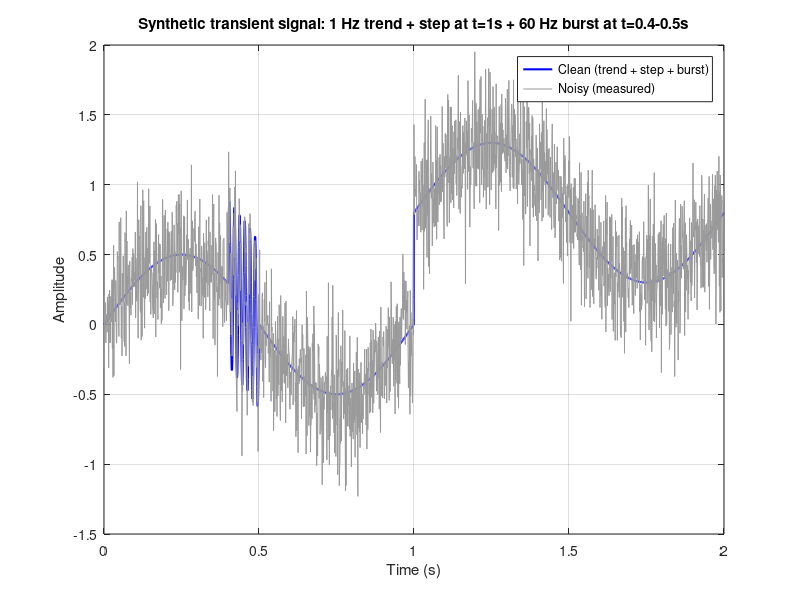

MATLAB code to generate this figure: (Note: this script raises an error after producing the figure.)
%% Wavelet Toolbox Demo: Time-Frequency Analysis and Denoising of a Transient Signal
% A synthetic test signal combines three features that are hard to
% analyze all at once with classical tools: a slow background trend, a
% short high-frequency burst, and a sharp step discontinuity - all
% buried in noise. The demo shows:
%   1. Why a plain FFT cannot tell you *when* something happens, only
%      *what* frequencies are present.
%   2. How the continuous wavelet transform (CWT) scalogram localizes
%      the burst and the step in both time and frequency at once.
%   3. How multiresolution decomposition (wavedec/wrcoef) isolates the
%      burst into a single detail level.
%   4. How wavelet-based denoising (wdenoise) preserves the transient
%      burst far better than a simple moving-average filter, because it
%      can distinguish "genuine but brief" high-frequency content from
%      noise, while a moving average can only distinguish frequencies.

clear;
close all;
rng(0);

%% Step 1: Build a synthetic non-stationary test signal
fs = 1000;                       % sample rate (Hz)
T = 2;                           % duration (s)
t = (0:1/fs:T - 1/fs)';

trend = 0.5 * sin(2*pi*1*t);                       % slow 1 Hz background
stepComponent = 0.8 * (t >= 1.0);                  % sharp step at t = 1 s
burstMask = (t >= 0.4 & t < 0.5);                  % 100 ms window
burst = 0.6 * sin(2*pi*60*t) .* burstMask;         % brief 60 Hz burst

clean = trend + stepComponent + burst;

noiseStd = 0.25;
noisy = clean + noiseStd * randn(size(t));

figure('Name', 'Test Signal');
plot(t, clean, 'b-', 'LineWidth', 1.5, 'DisplayName', 'Clean (trend + step + burst)');
hold on;
plot(t, noisy, 'Color', [0.6 0.6 0.6], 'DisplayName', 'Noisy (measured)');
xlabel('Time (s)');
ylabel('Amplitude');
title('Synthetic transient signal: 1 Hz trend + step at t=1s + 60 Hz burst at t=0.4-0.5s');
legend('Location', 'best');
grid on;
hold off;

%% Step 2: FFT - shows *what* frequencies are present, not *when*
N = numel(t);
f = fs * (0:N/2) / N;

fftMag = @(x) computeSingleSidedSpectrum(x, N);
P1clean = fftMag(clean);
P1noisy = fftMag(noisy);

figure('Name', 'FFT Magnitude Spectrum');
plot(f, P1clean, 'b-', 'LineWidth', 1.5, 'DisplayName', 'Clean');
hold on;
plot(f, P1noisy, 'Color', [0.6 0.6 0.6], 'DisplayName', 'Noisy');
xlim([0 100]);
xlabel('Frequency (Hz)');
ylabel('|Amplitude|');
title('FFT: the 60 Hz burst shows up as a peak, but not *when* it occurred');
legend('Location', 'best');
grid on;
hold off;

%% Step 3: CWT scalogram - localizes the burst and step in time AND frequency
figure('Name', 'CWT Scalogram');
cwt(noisy, fs);
title('Scalogram: the 60 Hz burst and the step are both localized in time');

%% Step 4: Multiresolution decomposition - which detail level "sees" the burst?
wname = "sym4";
level = 6;
[C, L] = wavedec(noisy, level, wname);

approx = wrcoef('a', C, L, wname, level);
details = zeros(N, level);
for i = 1:level
    details(:, i) = wrcoef('d', C, L, wname, i);
end

figure('Name', 'Multiresolution Decomposition');
tiledlayout(level + 1, 1, 'TileSpacing', 'compact');
nexttile;
plot(t, approx, 'k-');
ylabel(sprintf('A%d', level));
title('Multiresolution decomposition (wavedec/wrcoef): approximation + detail levels');
for i = level:-1:1
    nexttile;
    plot(t, details(:, i));
    ylabel(sprintf('D%d', i));
    if i == 1
        xlabel('Time (s)');
    end
end

burstEnergyRatio = zeros(1, level);
outsideMask = ~burstMask;
for i = 1:level
    energyInside = mean(details(burstMask, i).^2);
    energyOutside = mean(details(outsideMask, i).^2);
    burstEnergyRatio(i) = energyInside / energyOutside;
end
[~, burstLevel] = max(burstEnergyRatio);
fprintf('--- Which detail level concentrates the 60 Hz burst? ---\n');
for i = 1:level
    fprintf('D%d: mean energy inside burst window is %.1fx the energy outside it\n', i, burstEnergyRatio(i));
end
fprintf('=> Detail level D%d isolates the burst most cleanly.\n', burstLevel);

%% Step 5: Denoising - wavelet thresholding vs. a simple moving-average filter
xWavelet = wdenoise(noisy);
maWindow = 21;
xMovAvg = movmean(noisy, maWindow);

snrDb = @(ref, est) 10*log10(sum(ref.^2) / sum((ref - est).^2));

stepWindow = t >= 0.95 & t <= 1.05;
burstWindow = t >= 0.38 & t <= 0.52;
rmse = @(ref, est, mask) sqrt(mean((ref(mask) - est(mask)).^2));

fprintf('\n--- Denoising: overall SNR vs. clean signal ---\n');
fprintf('%-28s %10s\n', '', 'SNR (dB)');
fprintf('%-28s %10.2f\n', 'Noisy (no denoising)', snrDb(clean, noisy));
fprintf('%-28s %10.2f\n', 'wdenoise (wavelet)', snrDb(clean, xWavelet));
fprintf('%-28s %10.2f\n', sprintf('movmean (window=%d)', maWindow), snrDb(clean, xMovAvg));

fprintf('\n--- RMSE around the 60 Hz burst (t = 0.38-0.52 s) ---\n');
fprintf('%-28s %10.4f\n', 'wdenoise (wavelet)', rmse(clean, xWavelet, burstWindow));
fprintf('%-28s %10.4f\n', 'movmean', rmse(clean, xMovAvg, burstWindow));

fprintf('\n--- RMSE around the step (t = 0.95-1.05 s) ---\n');
fprintf('%-28s %10.4f\n', 'wdenoise (wavelet)', rmse(clean, xWavelet, stepWindow));
fprintf('%-28s %10.4f\n', 'movmean', rmse(clean, xMovAvg, stepWindow));

figure('Name', 'Denoising Comparison');
tiledlayout(2, 1);
nexttile;
plot(t, clean, 'k-', 'LineWidth', 1.5, 'DisplayName', 'Clean (ground truth)');
hold on;
plot(t, xWavelet, 'b-', 'DisplayName', 'wdenoise (wavelet)');
plot(t, xMovAvg, 'r-', 'DisplayName', sprintf('movmean (window=%d)', maWindow));
xlim([0.3 0.6]);
title('Zoom on the 60 Hz burst: wavelet denoising preserves it, moving-average smears it');
legend('Location', 'best');
grid on;
hold off;

nexttile;
plot(t, clean, 'k-', 'LineWidth', 1.5, 'DisplayName', 'Clean (ground truth)');
hold on;
plot(t, xWavelet, 'b-', 'DisplayName', 'wdenoise (wavelet)');
plot(t, xMovAvg, 'r-', 'DisplayName', sprintf('movmean (window=%d)', maWindow));
xlim([0.9 1.1]);
xlabel('Time (s)');
title('Zoom on the step: both methods track it reasonably well');
legend('Location', 'best');
grid on;
hold off;

%% Local functions

function P1 = computeSingleSidedSpectrum(x, N)
    Y = fft(x);
    P2 = abs(Y / N);
    P1 = P2(1:floor(N/2) + 1);
    P1(2:end-1) = 2 * P1(2:end-1);
end
